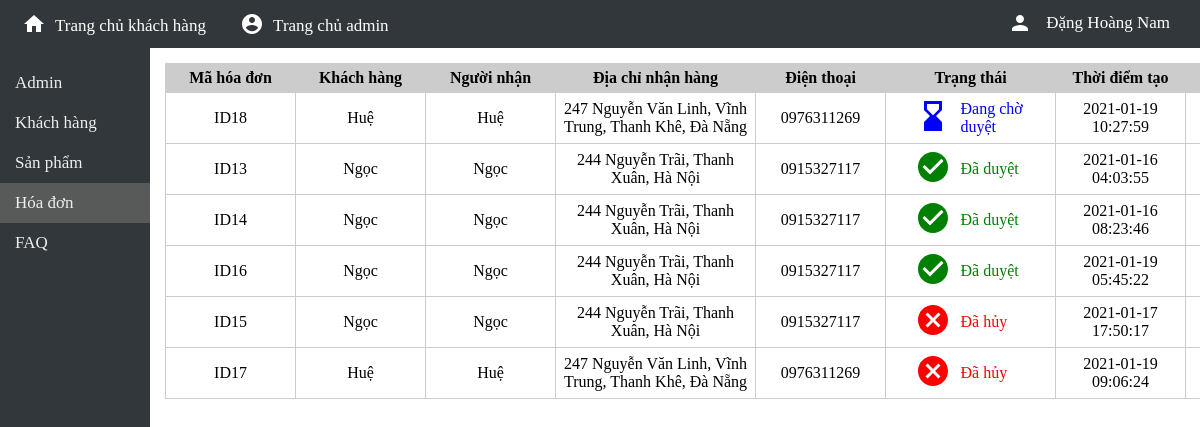
Screenshot of /manager/orders/orders-manager.php (signed in) with the database file from the repository.
### tables this page shows
CREATE TABLE `bills` (
  `id` int(11) NOT NULL,
  `id_customer` int(11) NOT NULL,
  `receiver` varchar(50) NOT NULL,
  `address` varchar(100) NOT NULL,
  `phone` varchar(15) NOT NULL,
  `id_state` int(11) NOT NULL,
  `purchase_time` datetime NOT NULL,
  `id_admin` int(11) DEFAULT NULL,
  `id_action` int(11) DEFAULT NULL,
  `updated_at` timestamp NULL DEFAULT current_timestamp()
);

CREATE TABLE `customers` (
  `id` int(11) NOT NULL,
  `name` varchar(50) NOT NULL,
  `gender` tinyint(1) NOT NULL,
  `birth` date DEFAULT NULL,
  `phone` varchar(15) NOT NULL,
  `email` varchar(100) NOT NULL,
  `passwd` varchar(100) NOT NULL,
  `address` varchar(100) DEFAULT NULL
);

CREATE TABLE `bill_states` (
  `id` int(11) NOT NULL,
  `state` varchar(50) NOT NULL,
  `color` varchar(15) NOT NULL
);

### config/db.php (called while the page is built, shortened)
<?php
function sql_query(string $query_msg) {
    $connect = mysqli_connect(
        SERVER_NAME,
        USERNAME,
        PASSWORD,
        DB_NAME
    );
    mysqli_set_charset($connect, "utf8");
    $result = mysqli_query($connect, $query_msg) or trigger_error(mysqli_error($connect), E_USER_ERROR);
    return $result;
}

### manager/orders/orders-manager.php (the view, shortened to what this page needs)
<?php
    $root_path = $_SERVER["DOCUMENT_ROOT"];
    require_once($root_path . "/config/db.php");
    $bills = sql_query("
        SELECT *
        FROM bills
        ORDER BY id_state ASC;
    ");
?>
<!DOCTYPE html>
<html lang="en">
<head>
    <link rel="stylesheet" href="/manager/templates/css/all.css">
    <link rel="stylesheet" href="/manager/templates/css/layout.css">
</head>
<body>
    <?php include_once("../templates/header.php"); ?>
    <div class="page-body">
        <?php include_once("../templates/menu.php"); ?>
        <div class="page-content">
            <table id="content-table">
                <tr class="table-bar-header">
                    <td style="min-width: var(--min-width--display-bill-id);">Mã hóa đơn</td>
                    <td style="min-width: var(--min-width--display-customer-name);">Khách hàng</td>
                    <td style="min-width: var(--min-width--display-receiver);">Người nhận</td>
                    <td style="min-width: var(--min-width--display-address);">Địa chỉ nhận hàng</td>
                    <td style="min-width: var(--min-width--display-phone);">Điện thoại</td>
                    <td colspan="2">Trạng thái</td>
                    <td style="min-width: var(--min-width--display-purchase-time);">Thời điểm tạo</td>
                    <td style="min-width: var(--min-width--display-detail-btn);">Chi tiết</td>
                </tr>
                <?php
                    foreach ($bills as $bill) {
                        $customer_name = sql_query("
                            SELECT name
                            FROM customers
                            WHERE id = {$bill["id_customer"]};
                        ");
                        $customer_name = mysqli_fetch_array($customer_name)["name"];
                        $bill_state = sql_query("
                            SELECT state, color
                            FROM bill_states
                            WHERE id = {$bill["id_state"]};
                        ");
                        $bill_state = mysqli_fetch_array($bill_state);
                        ?>
                        <tr>
                            <td>ID<?= $bill["id"] ?></td>
                            <td><?= $customer_name ?></td>
                            <td><?= $bill["receiver"] ?></td>
                            <td><?= $bill["address"] ?></td>
                            <td><?= $bill["phone"] ?></td>
                            <td id="display-state-icon" style="min-width: var(--min-width--display-state-icon); border-right: 0; text-align: right;">
                                <?php
                                    switch ($bill["id_state"]) {
                                        case 1:
                                            ?>
                                            <svg xmlns="http://www.w3.org/2000/svg" enable-background="new 0 0 24 24" viewBox="0 0 24 24" fill="<?= $bill_state["color"] ?>" width="36px" height="36px"><g><rect fill="none" height="24" width="24"/></g><g><path d="M18,22l-0.01-6L14,12l3.99-4.01L18,2H6v6l4,4l-4,3.99V22H18z M8,7.5V4h8v3.5l-4,4L8,7.5z"/></g></svg>
                                            <?php
                                            break;
                                        case 2:
                                            ?>
                                            <svg xmlns="http://www.w3.org/2000/svg" viewBox="0 0 24 24" fill="<?= $bill_state["color"] ?>" width="36px" height="36px"><path d="M0 0h24v24H0z" fill="none"/><path d="M12 2C6.48 2 2 6.48 2 12s4.48 10 10 10 10-4.48 10-10S17.52 2 12 2zm-2 15l-5-5 1.41-1.41L10 14.17l7.59-7.59L19 8l-9 9z"/></svg>
                                            <?php
                                            break;
                                        case 3:
                                            ?>
                                            <svg xmlns="http://www.w3.org/2000/svg" viewBox="0 0 24 24" fill="<?= $bill_state["color"] ?>" width="36px" height="36px"><path d="M0 0h24v24H0z" fill="none"/><path d="M12 2C6.47 2 2 6.47 2 12s4.47 10 10 10 10-4.47 10-10S17.53 2 12 2zm5 13.59L15.59 17 12 13.41 8.41 17 7 15.59 10.59 12 7 8.41 8.41 7 12 10.59 15.59 7 17 8.41 13.41 12 17 15.59z"/></svg>
                                            <?php
                                            break;
                                    }
                                ?>
                            </td>
                            <td id="display-state" style="min-width: var(--min-width--display-state); border-left: 0; text-align: left;">
                                <?php
                                    switch ($bill["id_state"]) {
                                        case 1:
                                            ?>
                                            <span style="color: <?= $bill_state["color"] ?>;"><?= $bill_state["state"] ?></span>
                                            <?php
                                            break;
                                        case 2:
                                            ?>
                                            <span style="color: <?= $bill_state["color"] ?>;"><?= $bill_state["state"] ?></span>
                                            <?php
                                            break;
                                        case 3:
                                            ?>
                                            <span style="color: <?= $bill_state["color"] ?>;"><?= $bill_state["state"] ?></span>
                                            <?php
                                            break;
                                    }
                                ?>
                            </td>
                            <td><?= $bill["purchase_time"] ?></td>
                            <td>
                            </td>
                        </tr>
                        <?php
                    }
                ?>
            </table>
        </div>
    </div>
</body>
</html>

### manager/templates/css/all.css (style rules this page uses)
* { margin: 0; padding: 0; list-style: none; text-decoration: none; box-sizing: border-box; }

### manager/templates/css/layout.css (style rules this page uses)
:root { --slide-menu-size: 150px; --table-header-background-color: #ccc; --table-footer-background-color: #ccc; --table-border-color: #ccc; --table-hover-color: #f0f0f0; --btn-action-hover-color: #ccc; }
.page-body { display: grid; grid-template-columns: var(--slide-menu-size) auto; height: 94vh; width: 100vw; }
.page-content { overflow: scroll; display: inline-block; box-sizing: border-box; width: 100%; padding: 15px 15px 15px 15px; }
#content-table { width: 100%; border: 1px var(--table-border-color) solid; border-collapse: collapse; }
#content-table .table-bar-header { position: sticky; }
#content-table .table-bar-header > td { font-weight: bold; background-color: var(--table-header-background-color); }
#content-table tr td { border: 1px var(--table-border-color) solid; padding: 5px 5px 5px 5px; vertical-align: top; text-align: center; vertical-align: middle; }

### manager/orders/orders-manager.php (style rules this page uses)
:root { --min-width--display-bill-id: 130px; --min-width--display-customer-name: 130px; --min-width--display-receiver: 130px; --min-width--display-address: 200px; --min-width--display-phone: 130px; --min-width--display-state-icon: 70px; --min-width--display-state: 100px; --min-width--display-purchase-time: 130px; --min-width--display-detail-btn: 100px; }

### rows the page displays
bills: id "18", id_customer.name "Huệ", receiver "Huệ", address "247 Nguyễn Văn Linh, Vĩnh Trung, Thanh Khê, Đà Nẵng", phone "0976311269", id_state.state "Đang chờ duyệt", purchase_time "2021-01-19 10:27:59"
bills: id "13", id_customer.name "Ngọc", receiver "Ngọc", address "244 Nguyễn Trãi, Thanh Xuân, Hà Nội", phone "0915327117", id_state.state "Đã duyệt", purchase_time "2021-01-16 04:03:55"
bills: id "14", id_customer.name "Ngọc", receiver "Ngọc", address "244 Nguyễn Trãi, Thanh Xuân, Hà Nội", phone "0915327117", id_state.state "Đã duyệt", purchase_time "2021-01-16 08:23:46"
bills: id "16", id_customer.name "Ngọc", receiver "Ngọc", address "244 Nguyễn Trãi, Thanh Xuân, Hà Nội", phone "0915327117", id_state.state "Đã duyệt", purchase_time "2021-01-19 05:45:22"
bills: id "15", id_customer.name "Ngọc", receiver "Ngọc", address "244 Nguyễn Trãi, Thanh Xuân, Hà Nội", phone "0915327117", id_state.state "Đã hủy", purchase_time "2021-01-17 17:50:17"
bills: id "17", id_customer.name "Huệ", receiver "Huệ", address "247 Nguyễn Văn Linh, Vĩnh Trung, Thanh Khê, Đà Nẵng", phone "0976311269", id_state.state "Đã hủy", purchase_time "2021-01-19 09:06:24"

### other values shown
$_SESSION["user"]["admin"]["name"] "Đặng Hoàng Nam"
